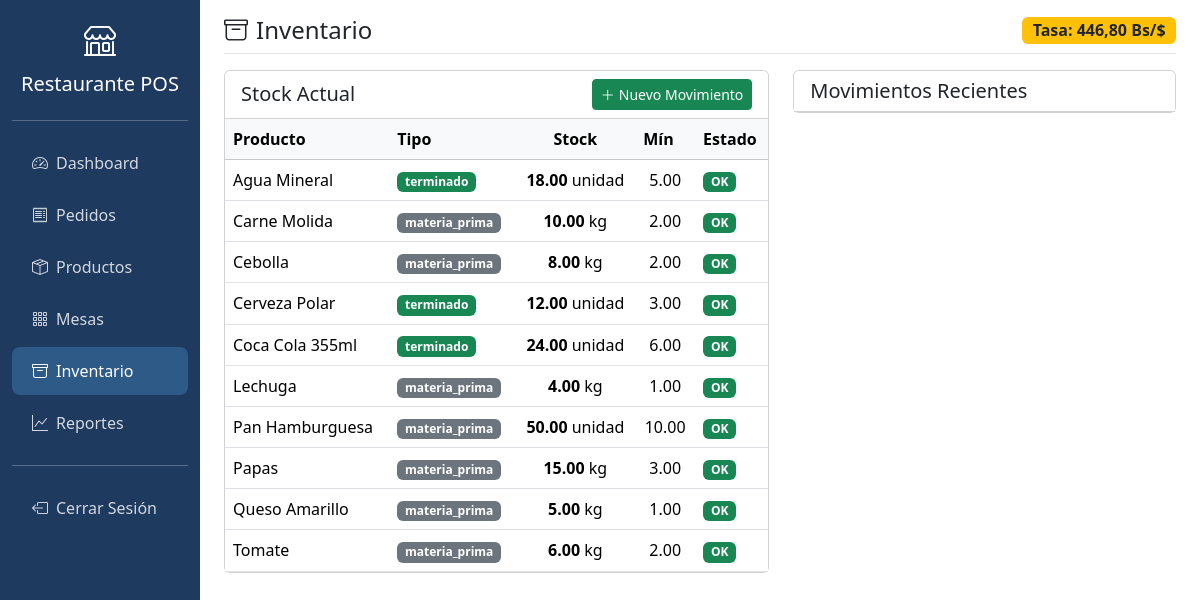
The app's page /public/inventario/index.php (signed in) with its own data.
### tables this page shows
CREATE TABLE IF NOT EXISTS configuracion (
    id INT UNSIGNED AUTO_INCREMENT PRIMARY KEY,
    clave VARCHAR(50) NOT NULL UNIQUE,
    valor TEXT,
    descripcion VARCHAR(255) DEFAULT NULL,
    created_at TIMESTAMP DEFAULT CURRENT_TIMESTAMP,
    updated_at TIMESTAMP DEFAULT CURRENT_TIMESTAMP ON UPDATE CURRENT_TIMESTAMP
);

CREATE TABLE IF NOT EXISTS productos (
    id INT UNSIGNED AUTO_INCREMENT PRIMARY KEY,
    nombre VARCHAR(150) NOT NULL,
    descripcion TEXT,
    precio_base_usd DECIMAL(10,2) NOT NULL DEFAULT 0.00,
    tipo_producto ENUM('terminado', 'compuesto', 'materia_prima') NOT NULL,
    unidad_medida VARCHAR(20) DEFAULT 'unidad',
    stock_actual DECIMAL(10,3) DEFAULT 0,
    stock_minimo DECIMAL(10,3) DEFAULT 0,
    categoria_id INT UNSIGNED,
    imagen VARCHAR(255) DEFAULT NULL,
    estado ENUM('activo', 'inactivo') DEFAULT 'activo',
    created_at TIMESTAMP DEFAULT CURRENT_TIMESTAMP,
    updated_at TIMESTAMP DEFAULT CURRENT_TIMESTAMP ON UPDATE CURRENT_TIMESTAMP,
    FOREIGN KEY (categoria_id) REFERENCES categorias(id) ON DELETE SET NULL
);

### app/config/config.php (called while the page is built, shortened)
<?php
function getTasaCambio() {
    $db = getDB();
    $stmt = $db->prepare("SELECT valor FROM configuracion WHERE clave = 'tasa_cambio_dia'");
    $stmt->execute();
    $result = $stmt->fetch();
    return $result ? floatval($result['valor']) : 0;
}

### public/inventario/index.php (the view, shortened to what this page needs)
<?php
require_once __DIR__ . '/../../app/config/config.php';
$db = getDB();
$tasa = getTasaCambio();
$inventario = $db->query("
    SELECT * FROM productos
    WHERE tipo_producto IN ('materia_prima', 'terminado')
    AND estado = 'activo'
    ORDER BY nombre
")->fetchAll();
?>
<!DOCTYPE html>
<html lang="es">
<head>
    <link href="https://cdn.jsdelivr.net/npm/bootstrap@5.3.2/dist/css/bootstrap.min.css" rel="stylesheet">
    <link rel="stylesheet" href="https://cdn.jsdelivr.net/npm/bootstrap-icons@1.11.1/font/bootstrap-icons.css">
</head>
<body>
    <div class="container-fluid">
        <div class="row">
            <nav class="col-md-3 col-lg-2 d-md-block sidebar collapse show">
                <div class="position-sticky pt-3">
                    <div class="text-center mb-4">
                        <i class="bi bi-shop" style="font-size: 2rem; color: white;"></i>
                        <h5 class="text-white mt-2"><?php echo APP_NAME; ?></h5>
                    </div>
                    <hr class="border-light">
                    <ul class="nav flex-column">
                        <li class="nav-item"><a class="nav-link" href="/restaurant-pos/public/dashboard/index.php"><i class="bi bi-speedometer2 me-2"></i>Dashboard</a></li>
                        <li class="nav-item"><a class="nav-link" href="/restaurant-pos/public/pedidos/index.php"><i class="bi bi-receipt me-2"></i>Pedidos</a></li>
                        <li class="nav-item"><a class="nav-link" href="/restaurant-pos/public/productos/index.php"><i class="bi bi-box-seam me-2"></i>Productos</a></li>
                        <li class="nav-item"><a class="nav-link" href="/restaurant-pos/public/mesas/index.php"><i class="bi bi-grid-3x3-gap me-2"></i>Mesas</a></li>
                        <li class="nav-item"><a class="nav-link active" href="/restaurant-pos/public/inventario/index.php"><i class="bi bi-archive me-2"></i>Inventario</a></li>
                        <li class="nav-item"><a class="nav-link" href="/restaurant-pos/public/reportes/index.php"><i class="bi bi-graph-up me-2"></i>Reportes</a></li>
                        <hr class="border-light">
                        <li class="nav-item"><a class="nav-link" href="/restaurant-pos/app/controllers/auth/logout.php"><i class="bi bi-box-arrow-left me-2"></i>Cerrar Sesión</a></li>
                    </ul>
                </div>
            </nav>
            <main class="col-md-9 ms-sm-auto col-lg-10 px-md-4">
                <div class="d-flex justify-content-between flex-wrap flex-md-nowrap align-items-center pt-3 pb-2 mb-3 border-bottom">
                    <div><h4 class="mb-0"><i class="bi bi-archive me-2"></i>Inventario</h4></div>
                    <div class="badge bg-warning text-dark fs-6">Tasa: <?php echo number_format($tasa, 2, ',', '.'); ?> Bs/$</div>
                </div>
                <div class="row g-4">
                    <div class="col-lg-7">
                        <div class="card mb-4">
                            <div class="card-header bg-white d-flex justify-content-between align-items-center">
                                <h5 class="mb-0">Stock Actual</h5>
                                <button class="btn btn-success btn-sm" data-bs-toggle="modal" data-bs-target="#modalMovimiento">
                                    <i class="bi bi-plus-lg me-1"></i>Nuevo Movimiento
                                </button>
                            </div>
                            <div class="card-body p-0">
                                <div class="table-responsive">
                                    <table class="table table-hover mb-0">
                                        <thead class="table-light">
                                            <tr>
                                                <th>Producto</th>
                                                <th>Tipo</th>
                                                <th class="text-center">Stock</th>
                                                <th>Mín</th>
                                                <th>Estado</th>
                                            </tr>
                                        </thead>
                                        <tbody>
                                            <?php foreach ($inventario as $inv):
                                                $stockBajo = $inv['stock_actual'] <= $inv['stock_minimo'];
                                            ?>
                                            <tr class="<?php echo $stockBajo ? 'table-warning' : ''; ?>">
                                                <td><?php echo $inv['nombre']; ?></td>
                                                <td><span class="badge bg-<?php echo $inv['tipo_producto'] === 'terminado' ? 'success' : 'secondary'; ?>"><?php echo $inv['tipo_producto']; ?></span></td>
                                                <td class="text-center"><strong><?php echo number_format($inv['stock_actual'], 2); ?></strong> <?php echo $inv['unidad_medida']; ?></td>
                                                <td class="text-center"><?php echo number_format($inv['stock_minimo'], 2); ?></td>
                                                <td>
                                                    <?php if ($stockBajo): ?>
                                                    <span class="badge bg-danger">Bajo</span>
                                                    <?php else: ?>
                                                    <span class="badge bg-success">OK</span>
                                                    <?php endif; ?>
                                                </td>
                                            </tr>
                                            <?php endforeach; ?>
                                        </tbody>
                                    </table>
                                </div>
                            </div>
                        </div>
                    </div>
                    <div class="col-lg-5">
                        <div class="card">
                            <div class="card-header bg-white"><h5 class="mb-0">Movimientos Recientes</h5></div>
                        </div>
                    </div>
                </div>
            </main>
        </div>
    </div>
</body>
</html>

### public/inventario/index.php (style rules this page uses)
:root { --primary: #1e3a5f; --secondary: #2d5a87; --accent: #ff6b35; }
.sidebar { min-height: 100vh; background: var(--primary); }
.sidebar .nav-link { color: rgba(255,255,255,0.8); padding: 12px 20px; border-radius: 8px; margin: 2px 0; }
.sidebar .nav-link:hover, .sidebar .nav-link.active { background: var(--secondary); color: white; }

### records on screen
configuracion: valor "446,80"
productos: nombre "Agua Mineral", tipo_producto "terminado", stock_actual "18.00", unidad_medida "unidad", stock_minimo "5.00", shows "OK"
productos: nombre "Carne Molida", tipo_producto "materia_prima", stock_actual "10.00", unidad_medida "kg", stock_minimo "2.00", shows "OK"
productos: nombre "Cebolla", tipo_producto "materia_prima", stock_actual "8.00", unidad_medida "kg", stock_minimo "2.00", shows "OK"
productos: nombre "Cerveza Polar", tipo_producto "terminado", stock_actual "12.00", unidad_medida "unidad", stock_minimo "3.00", shows "OK"
productos: nombre "Coca Cola 355ml", tipo_producto "terminado", stock_actual "24.00", unidad_medida "unidad", stock_minimo "6.00", shows "OK"
productos: nombre "Lechuga", tipo_producto "materia_prima", stock_actual "4.00", unidad_medida "kg", stock_minimo "1.00", shows "OK"
productos: nombre "Pan Hamburguesa", tipo_producto "materia_prima", stock_actual "50.00", unidad_medida "unidad", stock_minimo "10.00", shows "OK"
productos: nombre "Papas", tipo_producto "materia_prima", stock_actual "15.00", unidad_medida "kg", stock_minimo "3.00", shows "OK"
productos: nombre "Queso Amarillo", tipo_producto "materia_prima", stock_actual "5.00", unidad_medida "kg", stock_minimo "1.00", shows "OK"
productos: nombre "Tomate", tipo_producto "materia_prima", stock_actual "6.00", unidad_medida "kg", stock_minimo "2.00", shows "OK"

### other values on screen
APP_NAME "Restaurante POS"
